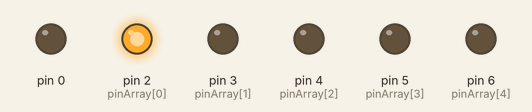
Bench run of a sketch on a simulated Arduino Uno, built with avr-gcc and run on an emulated ATmega328P. Parts: output pins drawn as LEDs (lit = HIGH).

Above: at 0.05 s.
At 1.45 s:
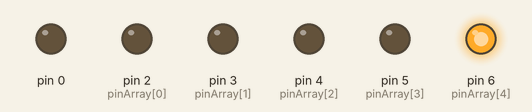
At 2.05 s:
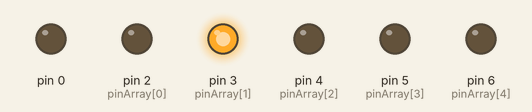
At 2.75 s:
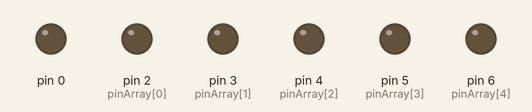
At 4.25 s:
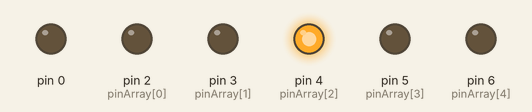
At 5.45 s:
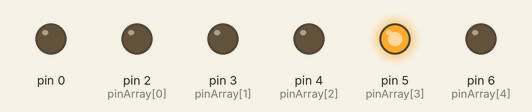
Timing chart, 0 to 5.8 s (numbered marks = the images above):
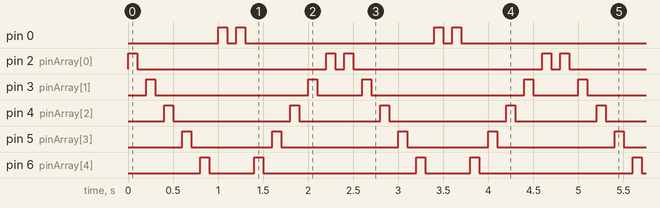

Measured:
- by itself, pin 0: repeats every 2.4 s: LOW 0.10 s, HIGH 0.10 s, LOW 2.1 s, HIGH 0.10 s
- by itself, pin 2 (pinArray[0]): repeats every 2.4 s: LOW 2.1 s, HIGH 0.10 s, LOW 0.10 s, HIGH 0.10 s
- by itself, pin 3 (pinArray[1]): repeats every 2.4 s: LOW 1.7 s, HIGH 0.10 s, LOW 0.50 s, HIGH 0.10 s
- by itself, pin 4 (pinArray[2]): repeats every 2.4 s: LOW 1.3 s, HIGH 0.10 s, LOW 0.90 s, HIGH 0.10 s
- by itself, pin 5 (pinArray[3]): repeats every 2.4 s: LOW 0.90 s, HIGH 0.10 s, LOW 1.3 s, HIGH 0.10 s
- by itself, pin 6 (pinArray[4]): repeats every 2.4 s: LOW 0.50 s, HIGH 0.10 s, LOW 1.7 s, HIGH 0.10 s

The sketch:

KnightRiderForLoop.ino
```cpp
/* Knight Rider 2
 * --------------
 *
 * Reducing the amount of code using for(;;).
 *
 *
 * (cleft) 2005 K3, Malmo University
 * @author: David Cuartielles
 * @hardware: David Cuartielles, Aaron Hallborg
 */

int pinArray[] = {2, 3, 4, 5, 6};
int count = 0;
int timer = 100;

void setup(){
  // we make all the declarations at once
  for (count=0;count<6;count++) {
    pinMode(pinArray[count], OUTPUT);
  }
}

void loop() {
  for (count=0;count<6;count++) {
   digitalWrite(pinArray[count], HIGH);
   delay(timer);
   digitalWrite(pinArray[count], LOW);
   delay(timer);
  }
  for (count=5;count>=0;count--) {
   digitalWrite(pinArray[count], HIGH);
   delay(timer);
   digitalWrite(pinArray[count], LOW);
   delay(timer);
  }
}
```
